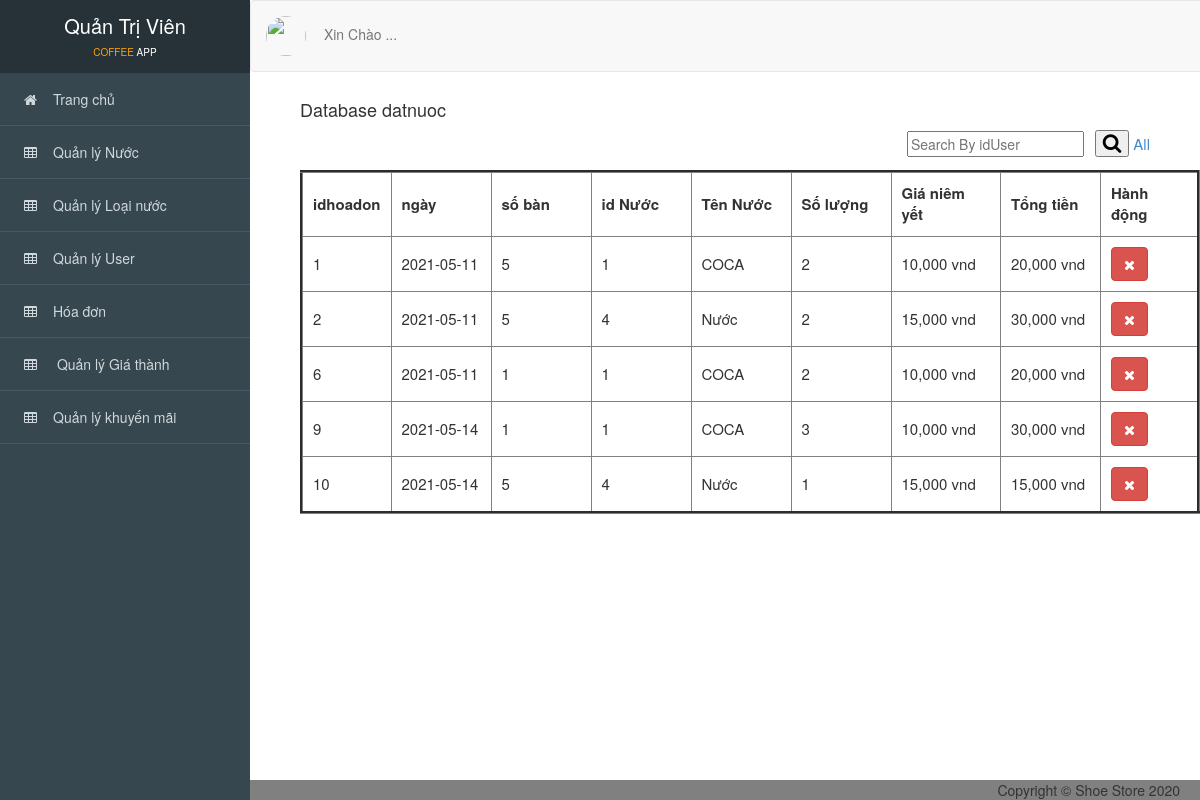
The page /Admin/index.php?action=hoadon on the database as committed earlier.
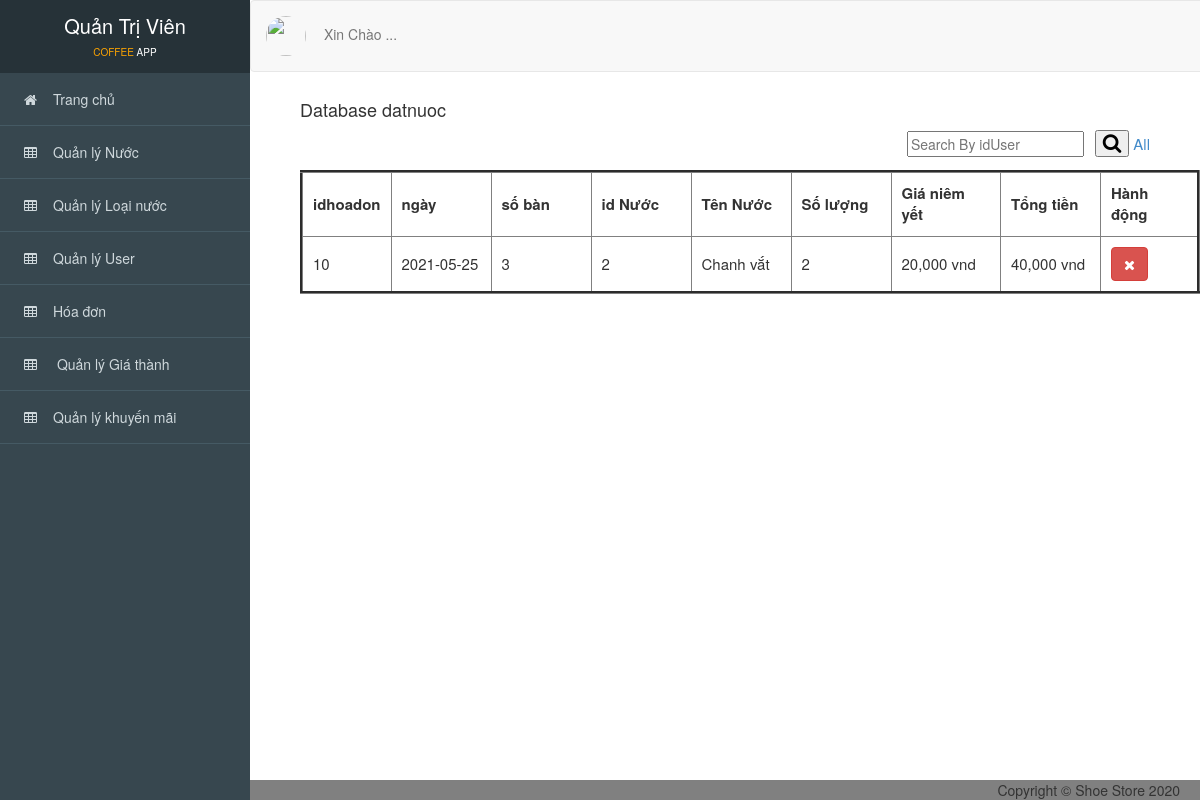
The same page on the database as committed later.
### tables this page shows
CREATE TABLE `datnuoc` (
  `idDatnuoc` int(11) NOT NULL,
  `idSoban` int(11) NOT NULL,
  `idNuoc` int(11) NOT NULL,
  `soluong` int(11) NOT NULL,
  `ngay` date NOT NULL,
  `thanhtoan` int(11) NOT NULL,
  `Xong_Don` int(11) NOT NULL
);

CREATE TABLE `nuoc` (
  `idNuoc` int(11) NOT NULL,
  `idLoaiNuoc` int(11) NOT NULL,
  `tenNuoc` varchar(255) NOT NULL,
  `hinhanh` varchar(255) NOT NULL,
  `mota` varchar(255) NOT NULL,
  `idGiaThanh` int(11) NOT NULL
);

CREATE TABLE `giathanh` (
  `idGiaThanh` int(11) NOT NULL,
  `GiaNiemYet` double NOT NULL,
  `idKM` int(11) NOT NULL
);

### Admin/controller_admin/duyethoadon.php (called while the page is built, shortened)
<?php
    require_once('./model_admin/hoadon.php');
    class hoadoncontroller
    {
    	var $hoadon_model;
    	public function __construct()
    	{
    		$this->hoadon_model = new hoadon();
    	}
    	public function list_hoadon()
    	{
            $data = $this->hoadon_model->all();
            require_once('views_admin/index.php');
    	}
       }
?>

### Admin/model_admin/ketnoi.php (called while the page is built, shortened)
<?php
    class ketnoi
    {
    	function __construct()
    	{
    		$host = "localhost";
    		$username ="root";
    		$password = "";
    		$dbname = "coffe_app";
    		$this->connect = new mysqli($host,$username,$password,$dbname);
    	}
    }
?>

### Admin/model_admin/hoadon.php (called while the page is built, shortened)
<?php
    require_once('ketnoi.php');
    class hoadon
    {
    	var $conn;
    	function __construct()
    	{
    		$connect_obj = new ketnoi();
    		$this->conn = $connect_obj->connect;
    	}
    	function all()
    	{
    		$query = "SELECT datnuoc.idDatnuoc, datnuoc.ngay, datnuoc.idSoban, datnuoc.idNuoc, nuoc.tenNuoc, datnuoc.soluong, giathanh.GiaNiemYet
                        FROM datnuoc
                        INNER JOIN nuoc ON datnuoc.idNuoc = nuoc.idNuoc
                        INNER JOIN giathanh ON nuoc.idGiaThanh = giathanh.idGiaThanh
                        WHERE thanhtoan = '1' ";
    		$result = $this->conn->query($query);
    		$data = array();
    		while ($row = $result->fetch_assoc()) {
       		   $data[] = $row;
    		}
    		return $data;
    	}
    }
?>

### Admin/views_admin/hoadon/quanlyhoadon.php (the view)
<div id="viewport">
<div class="container-fluid" id="noidung">
      <h4>Database datnuoc</h4>
      <div class="search_box pull-right" style="margin-right: 50px; margin-top: 0px;">
          <form method="POST" action="?action=hoadon">
          <input type="text" placeholder="Search By idUser" name="timkiem_hd">&ensp;
          <button type="submit"><i class="fa fa-search"></i></button>
          <a href="?action=hoadon" style="font-size: 15px;">All</a>
        </form>
      </div>
      <br>
      <br>
      <table border="3" cellpadding="10" style="font-size: 15px;">
          <thead>
               <tr>
                  <th>idhoadon</th>
                  <th class="theadd">ngày</th>
                  <th class="theadd">số bàn</th>
                  <th class="theadd">id Nước</th>
                  <th class="theadd">Tên Nước</th>
                  <th class="theadd">Số lượng</th>
                  <th class="theadd">Giá niêm yết</th>
                  <th class="theadd">Tổng tiền</th>
                  <th>Hành động</th>
               </tr>
          </thead>
          <tbody>
            <?php foreach ($data as $value) { ?>
              <tr>
                  <td scope="row"><?= $value['idDatnuoc'] ?></td>
                 <td><?= $value['ngay'] ?>  </td>
                  <td><?= $value['idSoban'] ?></td>
                  <td><?= $value['idNuoc'] ?></td>
                  <td><?= $value['tenNuoc'] ?></td>
                  <td><?= $value['soluong'] ?></td>
                  <td><?= number_format($value['GiaNiemYet']) ?> vnd</td>
                  <td><?= number_format($value['GiaNiemYet']*$value['soluong']) ?> vnd</td>
                  <td>
                    <a href="?action=xoahoadon&id=<?= $value['idDatnuoc'] ?>" onclick="return confirm('Bạn có thật sự muốn xóa ?');" type="button" class="btn btn-danger" title="Xóa">
                      <i class="fa fa-times"></i></a>
                  </td>
              </tr>
              <?php } ?>
          </tbody>
      </table>
      <br>
      <br>
      <br>
</div>
</div>

### Admin/index.php (shortened to what this page needs)
<?php
    $act = isset($_GET['action']) ? $_GET['action'] : "trangchu";
    switch ($act) {
        case 'hoadon':
            require_once('controller_admin/duyethoadon.php');
            $controller_taikhoanobj = new hoadoncontroller();
            $controller_taikhoanobj->list_hoadon();
            break;
    }
?>

### Admin/views_admin/index.php (shortened to what this page needs)
<!DOCTYPE html>
<html>
<head>
    <link rel="stylesheet" type="text/css" href="public_admin/css/style.css">
    <link rel="stylesheet" type="text/css" href="public_admin/css/bootstrap.min.css">
    <link rel="stylesheet" href="https://maxcdn.bootstrapcdn.com/font-awesome/4.4.0/css/font-awesome.min.css">
    <link rel="stylesheet" type="text/css" href="public_admin/css/font-awesome.min.css">
</head>
<body>
     <?php
     require_once('layout/layout.php');
     ?>
     <?php
     require_once('dieuhuong.php');
     ?>
      <?php
     require_once('layout/footer.php');
     ?>
</body>
</html>

### Admin/views_admin/layout/layout.php (shortened to what this page needs)
<div id="viewport">
  <div id="sidebar">
    <header>
      <a href="../?action=trangchu" title="xem trang web">
        <div style="color:white;" href="#">Quản Trị Viên<br> </div>
      	<div style="line-height: 1px; color:white;font-size: 10px;"><span style="color:orange;">COFFEE</span> APP</div>
      </a>
    </header>
    <ul class="nav">
      <li>
        <a href="?action=trangchu">
         <i class="fa fa-home"></i>Trang chủ
        </a>
      </li>
      <li>
        <a href="?action=nuoc">
          <i class="fa fa-table"></i>Quản lý Nước
        </a>
      </li>
      <li>
        <a href="?action=loainuoc">
         <i class="fa fa-table"></i>Quản lý Loại nước
        </a>
      </li>
      <li>
        <a href="?action=user">
          <i class="fa fa-table"></i>Quản lý User
        </a>
      </li>
      <li>
        <a href="?action=hoadon">
         <i class="fa fa-table"></i>Hóa đơn
        </a>
      </li>
      <li>
        <a href="?action=giathanh">
         <i class="fa fa-table"></i> Quản lý Giá thành
        </a>
      </li>
      <li>
        <a href="?action=khuyenmai">
          <i class="fa fa-table"></i>Quản lý khuyến mãi
        </a>
      </li>
    </ul>
  </div>
  <div id="content">
    <nav class="navbar navbar-default">
      <div class="container-fluid">
      	<ul class="nav navbar-nav navbar-left">
          <li>
            <a href="#" style="margin-right: 30px;">
          	<img class="anhuser" src="https://tse3.mm.bing.net/th?id=OIP.2hAVCZRMcBjsE8AGQfWCVQHaHa&pid=Api&P=0&w=300&h=300" alt="">&emsp;
            <?php
            if(isset($_SESSION['tendangnhap'])){
              echo "Xin chào ". $_SESSION['tendangnhap'];
            }else{
              echo "Xin Chào ...";
            }
            ?>
            </a>
          </li>
        </ul>
      </div>
    </nav>
  </div>
</div>

### Admin/views_admin/dieuhuong.php (shortened to what this page needs)
<?php
    $action = isset($_GET['action']) ? $_GET['action'] : "trangchu";
    switch ($action) {
        case 'hoadon':
            require_once('hoadon/quanlyhoadon.php');
            break;
    }
?>

### Admin/views_admin/layout/footer.php
<div class="footerr">
       <span class="pull-right"> Copyright &copy; Shoe Store 2020 </span>
 </div>

### Admin/public_admin/css/style.css (style rules this page uses)
img.anhuser { height: 40px; width: 40px; border-radius: 20px; }
div.search_box { margin-top: 21px; }
i.fa-search { font-size: 20px; }
body { overflow-x: hidden; font-family: 'Roboto', sans-serif; font-size: 16px; }
#viewport { padding-left: 250px; -webkit-transition: all 0.5s ease; -moz-transition: all 0.5s ease; -o-transition: all 0.5s ease; transition: all 0.5s ease; }
#content { width: 82%; position: fixed; margin-right: 0; }
#sidebar { z-index: 1000; position: fixed; left: 250px; width: 250px; height: 100%; margin-left: -250px; overflow-y: auto; background: #37474F; -webkit-transition: all 0.5s ease; -moz-transition: all 0.5s ease; -o-transition: all 0.5s ease; transition: all 0.5s ease; }
#sidebar header { background-color: #263238; font-size: 20px; line-height: 52px; text-align: center; height: 73px; }
#sidebar header a { color: #fff; display: block; text-decoration: none; }
#sidebar .nav a { background: none; border-bottom: 1px solid #455A64; color: #CFD8DC; font-size: 14px; padding: 16px 24px; }
#sidebar .nav a i { margin-right: 16px; }
.footerr { bottom: 0;margin: auto;background-color: gray;width: 100%;text-align: center;position: fixed;padding-right: 20px; }
#noidung { padding-top: 90px; padding-left: 50px; background-color: white; }
th.theadd { min-width: 100px; max-width: 170px; }

Rows that differ between the two databases and show on the page:
removed datnuoc: idDatnuoc "1", ngay "2021-05-11", idSoban "5", idNuoc "1", idNuoc.tenNuoc "COCA", soluong "2", giathanh.GiaNiemYet "10,000", $value['GiaNiemYet']*$value['soluong'] "20,000"
removed datnuoc: idDatnuoc "2", ngay "2021-05-11", idSoban "5", idNuoc "4", idNuoc.tenNuoc "Nước", soluong "2", giathanh.GiaNiemYet "15,000", $value['GiaNiemYet']*$value['soluong'] "30,000"
removed datnuoc: idDatnuoc "6", ngay "2021-05-11", idSoban "1", idNuoc "1", idNuoc.tenNuoc "COCA", soluong "2", giathanh.GiaNiemYet "10,000", $value['GiaNiemYet']*$value['soluong'] "20,000"
removed datnuoc: idDatnuoc "9", ngay "2021-05-14", idSoban "1", idNuoc "1", idNuoc.tenNuoc "COCA", soluong "3", giathanh.GiaNiemYet "10,000", $value['GiaNiemYet']*$value['soluong'] "30,000"
changed datnuoc id 10: ngay "2021-05-14" → "2021-05-25"; idSoban "5" → "3"; idNuoc "4" → "2"; idNuoc.tenNuoc "Nước" → "Chanh vắt"; soluong "1" → "2"; giathanh.GiaNiemYet "15,000" → "20,000"; $value['GiaNiemYet']*$value['soluong'] "15,000" → "40,000"
